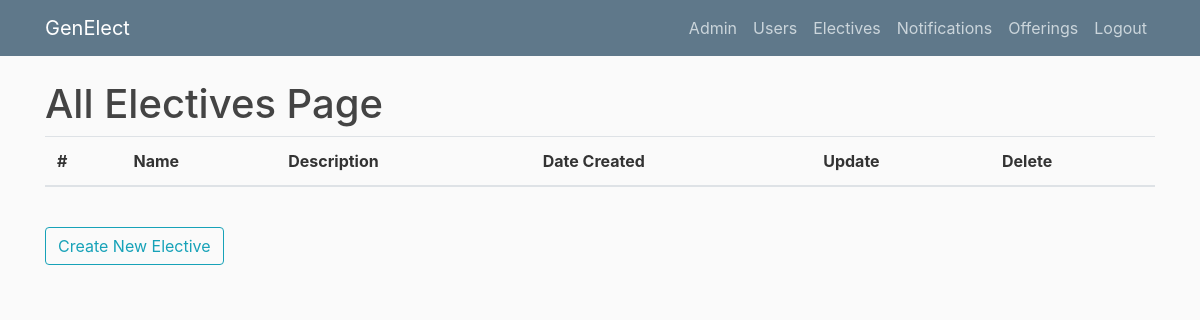
Page /allelectives (signed in) on the earlier database version.
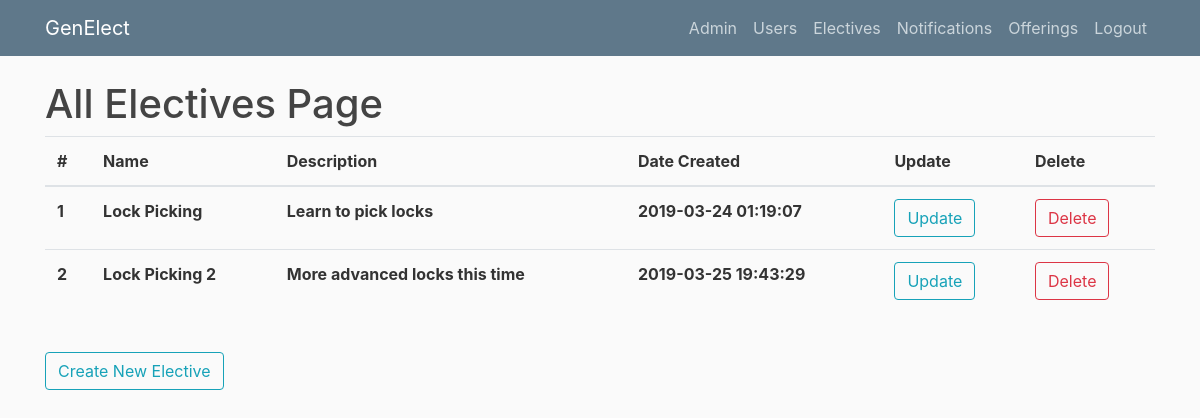
Same page on the later database version.
### genElect/models.py (models this page shows)
class Base(db.Model):
    __abstract__ = True
    id = db.Column(db.Integer, primary_key=True, autoincrement=True)
    date_created = db.Column(db.DateTime, default=db.func.current_timestamp())
    date_modified = db.Column(db.DateTime, default=db.func.current_timestamp(),
            onupdate=db.func.current_timestamp())

class Electives(Base):
    __tablename__ = 'electives'
    name = db.Column(db.String(100))
    description = db.Column(db.String(500))
    prerequisites = db.relationship('Prerequisites', backref='elective', lazy=True)
    offerings = db.relationship('Offerings', backref='elective', lazy=True)
    completed_users = db.relationship('Completions', backref='elective', lazy=True)
    can_retake = db.Column(db.Boolean)

### genElect/__init__.py (the view)
@app.route("/allelectives")
def allelectives():
    if current_user.is_authenticated and (current_user.role == "admin" or current_user.role == "instructor"):
        electives = Electives.query.all()
        return render_template('allelectives.html', electives=electives, title="Electives")
    else:
        return render_template('denied.html')

### genElect/__init__.py (called while the page is built)
@login_manager.user_loader
def load_user(user_id):
    return Users.query.get(int(user_id))

### genElect/templates/allelectives.html
{% extends "layout.html" %}
{% block content %}
    <h1>All Electives Page</h1>
	<table class="table">
	  <thead>
	    <tr>
	      <th scope="col">#</th>
	      <th scope="col">Name</th>
	      <th scope="col">Description</th>
	      <th scope="col">Date Created</th>
	      <th scope="col">Update</th>
	      <th scope="col">Delete</th>
	    </tr>
	  </thead>
	  <tbody>
	  	{% for elective in electives %}
	    <tr>
	      <th scope="row">{{elective.id}}</th>
	      <th scope="row">{{elective.name}}</th>
	      <th scope="row">{{elective.description}}</th>
	      <th scope="row">{{elective.date_created}}</th>
	      <th scope="row"><button type="button" onclick="window.location.href = '/editelective/{{elective.id}}'" class="btn btn-outline-info">Update</button></th>
	      <th scope="row"><button type="button" onclick="window.location.href = '/deleteelective/{{elective.id}}'" class="btn btn-outline-danger">Delete</button></th>
	    </tr>
	    {% endfor %}
	  </tbody>
	</table>
    <br><button type="button" onclick="window.location.href = '/createelective'" class="btn btn-outline-info">Create New Elective</button>
{% endblock content %}

Differences in the rows shown:
added Electives: id "1", name "Lock Picking", description "Learn to pick locks", date_created "2019-03-24 01:19:07"
added Electives: id "2", name "Lock Picking 2", description "More advanced locks this time", date_created "2019-03-25 19:43:29"
